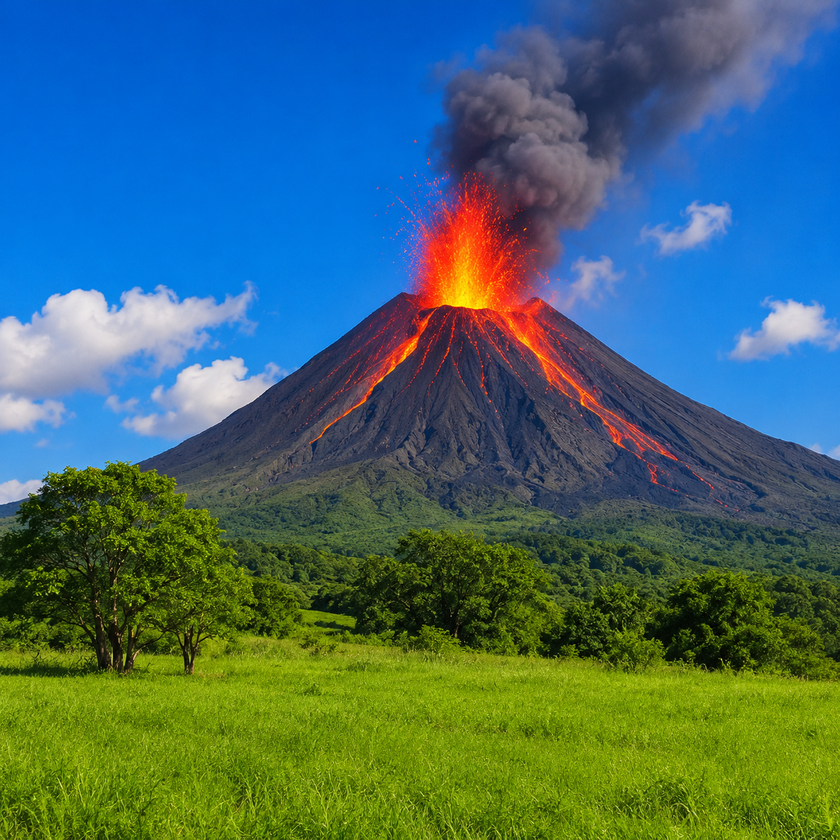
#> input picture Chapter02/landscape.png, 840 x 840 px, shrunk from 1254 x 1254 before the run
$ python 02-04_hsv_mask.py
#> lines starting #> are read from the running program, lines starting #| are printed output that depends on the picture; after the words box and inside, x2 and y2 are one past the last pixel; in counts of white or black regions, pixels touching at a corner belong together
import cv2
import numpy as np

# 画像の読み込みとHSV変換
img = cv2.imread("landscape.png")
#> img is the input picture: shape (840, 840, 3); mean B, G, R 106.7, 106.3, 68.1
hsv = cv2.cvtColor(img, cv2.COLOR_BGR2HSV)
#> hsv: shape (840, 840, 3); mean H, S, V 81.8, 186.4, 149.2

# 青色とみなすHSVの範囲を定義
# Hue（色相）はOpenCVでは0~179の範囲。青はおよそ100~130付近
lower_blue = np.array([100, 50, 50])
upper_blue = np.array([130, 255, 255])

# 指定した範囲に収まる画素を255(白)、それ以外を0(黒)とするマスク画像を作成
mask = cv2.inRange(hsv, lower_blue, upper_blue)
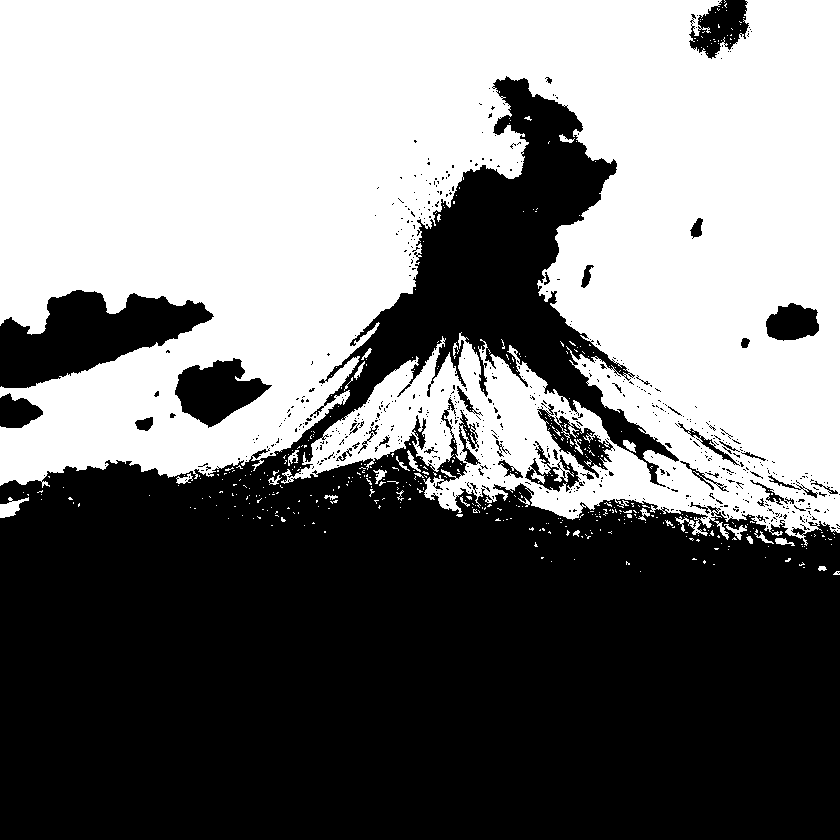
#> mask: shape (840, 840); 48.4% white; 477 white regions (448 under 20 px), largest, box (x1, y1, x2, y2) and area: (0, 0, 840, 546) 338172, (0, 497, 29, 518) 302, (724, 524, 747, 540) 120

# 元の画像とマスク画像の論理積（AND）をとる
# マスクが白の部分だけ元の色が残り、黒の部分は黒になる
result = cv2.bitwise_and(img, img, mask=mask)
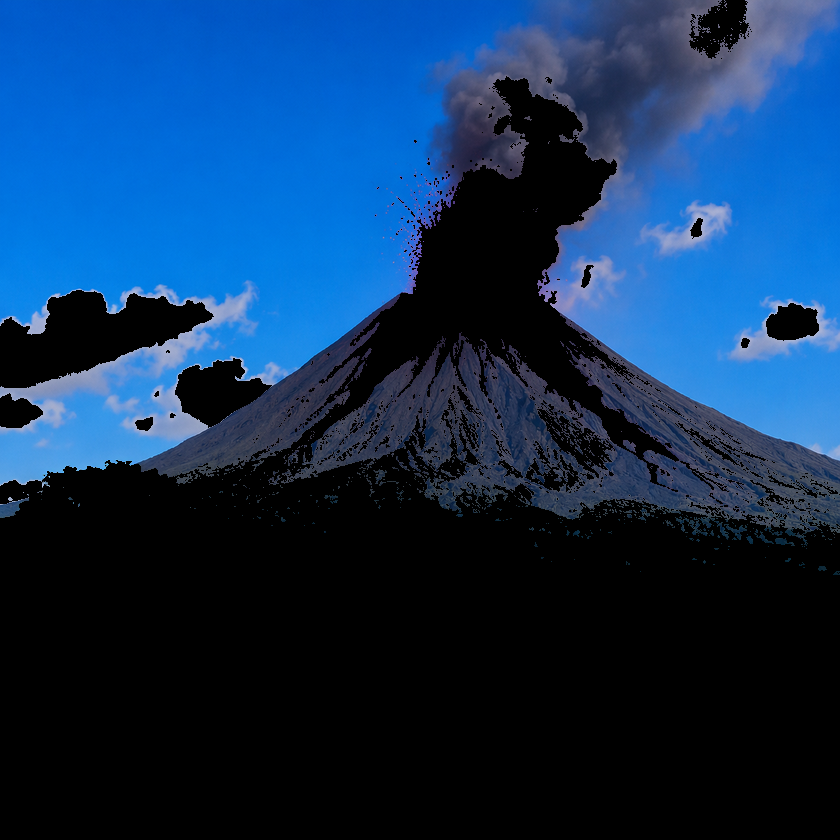
#> result: shape (840, 840, 3); mean B, G, R 87.9, 50.2, 16.7

cv2.imwrite("blue_sky_extracted.png", result)
